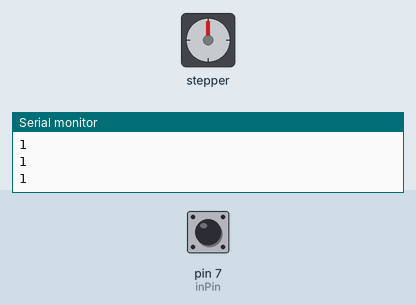
Simulated run of this sketch. Board: Arduino Uno, built with avr-gcc and run on an emulated ATmega328P. Parts: stepper motor, the last lines printed to the serial monitor. The test bench sets the inputs (shaded band); at power-on: pin 7 (inPin) HIGH. Stepper angles assume 4096 steps per turn.

Above: at 1.2 s.
1.3 s: pin 7 (inPin) pulled LOW for 0.15 s
At 1.77 s:
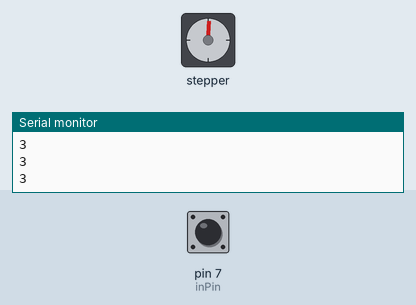
At 2.41 s:
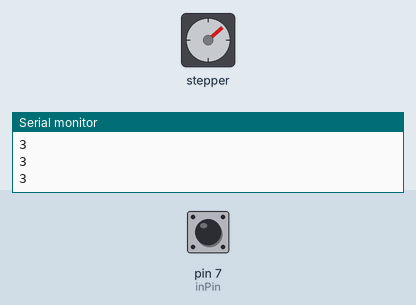
4.3 s: pin 7 (inPin) pulled LOW for 1 s
At 4.9 s:
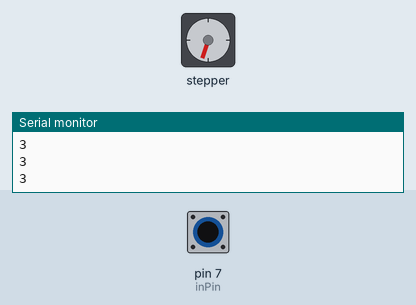
Timing chart, 0 to 21.1 s (numbered marks = the images above; inputs shaded):
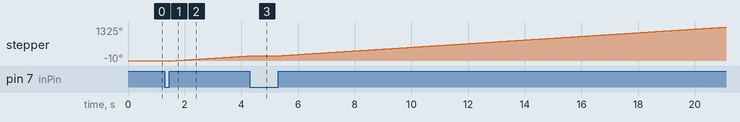

The sketch:

ArduinoRotary.ino
```cpp
#include <CheapStepper.h>

int inPin = 7;
int val = 0;
int stanButton = 0;

CheapStepper stepper (2,3,4,5);

void setup()
{
pinMode(inPin, INPUT_PULLUP);
stepper.setRpm(12);
Serial.begin(9600);
}

void loop()
{
option();
if(stanButton == 0)
{
  Serial.println("1");
  stepper.moveDegreesCW(0);
  delay(100);
}
else if(stanButton == 1)
{
  Serial.println("2");
  stepper.moveDegreesCCW(10);
}
else if(stanButton == 2)
{
  Serial.println("3");
  stepper.moveDegreesCW(10);
}
}

//FUNCTIONS
void option()
{
  val = digitalRead(inPin);
  if(val == LOW)
{
  stanButton=(stanButton + 1);
}
}
```

Measured:
- after the input at 1.3 s, stepper: turns 10° counter-clockwise in 0.12 s, then 202° clockwise in 2.8 s
